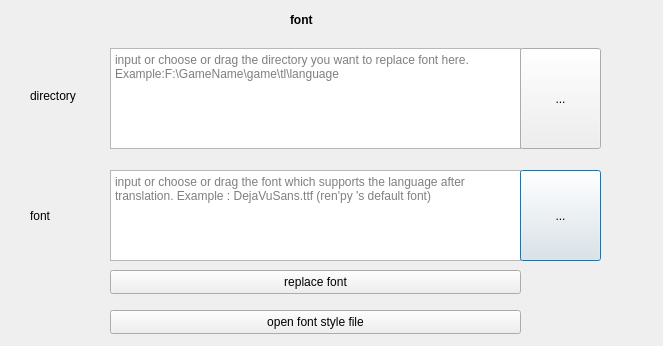
<?xml version="1.0" encoding="UTF-8"?>
<ui version="4.0">
 <class>FontReplaceDialog</class>
 <widget class="QDialog" name="FontReplaceDialog">
  <property name="geometry">
   <rect>
    <x>0</x>
    <y>0</y>
    <width>663</width>
    <height>346</height>
   </rect>
  </property>
  <property name="windowTitle">
   <string>Font Replace</string>
  </property>
  <widget class="QWidget" name="widget_3" native="true">
   <property name="geometry">
    <rect>
     <x>30</x>
     <y>10</y>
     <width>600</width>
     <height>331</height>
    </rect>
   </property>
   <property name="minimumSize">
    <size>
     <width>600</width>
     <height>220</height>
    </size>
   </property>
   <widget class="QLabel" name="label_11">
    <property name="geometry">
     <rect>
      <x>260</x>
      <y>0</y>
      <width>121</width>
      <height>20</height>
     </rect>
    </property>
    <property name="font">
     <font>
      <bold>true</bold>
     </font>
    </property>
    <property name="text">
     <string>font</string>
    </property>
   </widget>
   <widget class="QTextEdit" name="selectFontText">
    <property name="geometry">
     <rect>
      <x>80</x>
      <y>160</y>
      <width>411</width>
      <height>91</height>
     </rect>
    </property>
    <property name="placeholderText">
     <string>input or choose or drag the font which supports the language after translation. Example : DejaVuSans.ttf (ren'py 's default font)</string>
    </property>
   </widget>
   <widget class="QLabel" name="label_4">
    <property name="geometry">
     <rect>
      <x>0</x>
      <y>190</y>
      <width>81</width>
      <height>31</height>
     </rect>
    </property>
    <property name="text">
     <string>font</string>
    </property>
    <property name="wordWrap">
     <bool>true</bool>
    </property>
   </widget>
   <widget class="QPushButton" name="selectFontBtn">
    <property name="geometry">
     <rect>
      <x>490</x>
      <y>160</y>
      <width>81</width>
      <height>91</height>
     </rect>
    </property>
    <property name="text">
     <string>...</string>
    </property>
   </widget>
   <widget class="QPushButton" name="replaceFontBtn">
    <property name="geometry">
     <rect>
      <x>80</x>
      <y>260</y>
      <width>411</width>
      <height>24</height>
     </rect>
    </property>
    <property name="text">
     <string>replace font</string>
    </property>
   </widget>
   <widget class="QPushButton" name="openFontStyleBtn">
    <property name="geometry">
     <rect>
      <x>80</x>
      <y>300</y>
      <width>411</width>
      <height>24</height>
     </rect>
    </property>
    <property name="text">
     <string>open font style file</string>
    </property>
   </widget>
   <widget class="QLabel" name="label_12">
    <property name="geometry">
     <rect>
      <x>0</x>
      <y>70</y>
      <width>81</width>
      <height>31</height>
     </rect>
    </property>
    <property name="text">
     <string>directory</string>
    </property>
    <property name="wordWrap">
     <bool>true</bool>
    </property>
   </widget>
   <widget class="QTextEdit" name="selectDirText_3">
    <property name="geometry">
     <rect>
      <x>80</x>
      <y>38</y>
      <width>411</width>
      <height>101</height>
     </rect>
    </property>
    <property name="placeholderText">
     <string>input or choose or drag the directory you want to replace font here.  Example:F:\GameName\game\tl\language</string>
    </property>
   </widget>
   <widget class="QPushButton" name="selectDirBtn_3">
    <property name="geometry">
     <rect>
      <x>490</x>
      <y>38</y>
      <width>81</width>
      <height>101</height>
     </rect>
    </property>
    <property name="text">
     <string>...</string>
    </property>
   </widget>
  </widget>
 </widget>
 <resources/>
 <connections/>
</ui>
